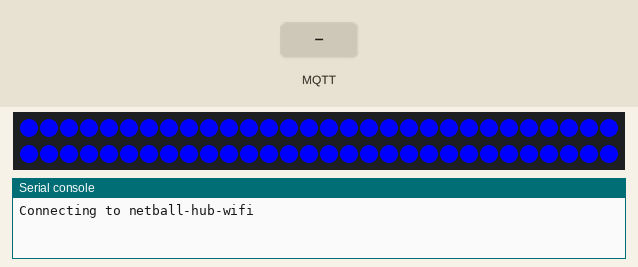
This program was run on a simulated ESP32 board running MicroPython. Parts: 60 RGB LEDs in strip order, left to right, continuing on the next row, the last lines printed to the serial console. The inputs (shaded band) are chosen by the test bench. WiFi joins after 1.5 s; random numbers come from a fixed seed; no MQTT or app messages arrive unless stated.

Above: at 1.6 s.
At 4.1 s:
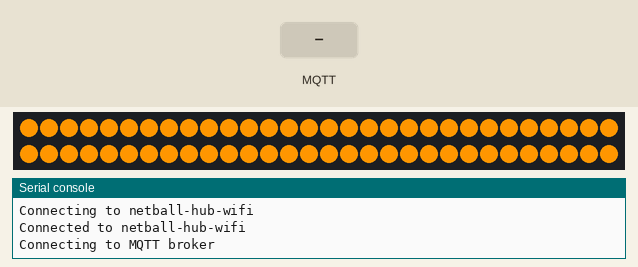
At 16.8 s:
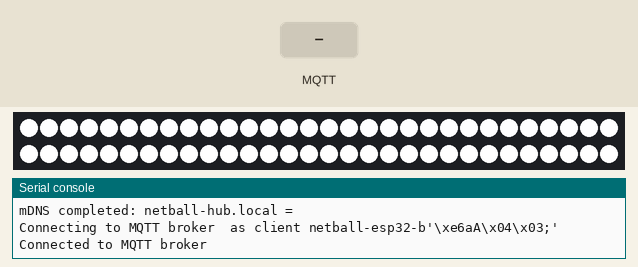
18.3 s: MQTT message "all" arrives on the first subscribed topic
19.8 s: MQTT message ".local" arrives on the first subscribed topic
21.3 s: MQTT message "blue" arrives on the first subscribed topic
Timing chart, 0 to 24.3 s (numbered marks = the images above; inputs shaded):
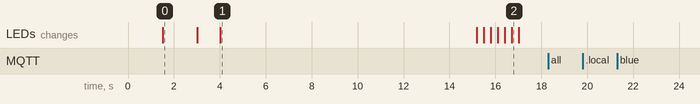

The program:

main.py
```python
import machine
import neopixel
import network
import time
import random

from minimalmdns import mdnshostnametoipnumber
from umqtt.robust import MQTTClient


number_of_leds = 60

wifi_ssid = 'netball-hub-wifi'
wifi_password = 'bubblino'
mqtt_broker_hostname = 'netball-hub.local'
mqtt_client_name = "{}{}".format('netball-esp32-', machine.unique_id())
mqtt_topic_base = "netball/"

channels = [
    "red",
    "green",
    "blue",
    "white",
    "sparkle",
]

state = {
    "red": 0,
    "green": 0,
    "blue": 0,
    "white": 0,
    "sparkle": 0,
}


# Set up neopixel string.
np = neopixel.NeoPixel(
    machine.Pin(4),
    number_of_leds,
    bpp=4
)


# The callback that handles MQTT messages.
def mqtt_message_callback(topic, msg):
    topic = topic.decode('utf-8')
    msg = msg.decode('utf-8').strip()
    print("MQTT message:", topic, msg)

    if topic.startswith(mqtt_topic_base):
        # Remove the mqtt_topic_base from the start of the topic,
        # leaving only the subtopic (eg: "red", "sparkle", or "all")
        channel = topic[len(mqtt_topic_base):]

        # A single channel/colour pair.
        if channel in channels:
            state[channel] = int(msg)

        # A request to change all channels at once.
        elif channel == 'all':
            values = msg.split()
            output = [0, 0, 0, 0, 0]
            # If only one colour provided, repeat that across red, green,
            # and blue channels (leaving white and sparkle empty).
            if len(values) == 1:
                values = values * 3
            for i, value in enumerate(values):
                output[i] = int(value)
            for i, key in enumerate(channels):
                state[key] = output[i]


# Magic.
def update_leds():
    for x in range(0, number_of_leds):
        if sparkling(state["sparkle"]):
            np[x] = (
                255,
                255,
                255,
                255,
            )
        else:
            np[x] = (
                state["red"],
                state["green"],
                state["blue"],
                state["white"],
            )

    np.write()


# Less or more likely to return True, based on the sparkle_chance.
# sparkle_chance of 0 means 0% chance of returning True.
# sparkle_chance of 255 means 100% chance of returning True.
def sparkling(sparkle_chance):
    return sparkle_chance > 0 and sparkle_chance >= random.randint(1, 256)


# Set all LEDs to the same colour. Useful for debugging.
def fill_all_leds(r, g, b, w):
    for x in range(0, number_of_leds):
        np[x] = (r, g, b, w)
    np.write()


# Clear LEDs before we start.
fill_all_leds(0, 0, 0, 0)


# Wait a little bit before we turn on wifi.
time.sleep(1.5)
wifi = network.WLAN(network.STA_IF)
wifi.active(True)


print("Connecting to", wifi_ssid)
fill_all_leds(0, 0, 255, 0) # blue


# Connect to the specified wifi network.
wifi.connect(wifi_ssid, wifi_password)
while not wifi.isconnected():
    time.sleep(0.1)


print("Connected to", wifi_ssid)
fill_all_leds(0, 255, 0, 0) # green
time.sleep(1)


print("Connecting to MQTT broker")
fill_all_leds(255, 150, 0, 0) # yellow
time.sleep(2)


# Find out the IP address of the MQTT broker.
if mqtt_broker_hostname[-6:] == ".local":
    print("Looking up MQTT broker IP address")
    mqtt_broker_ip = mdnshostnametoipnumber(wifi, mqtt_broker_hostname)
    print("mDNS completed:", mqtt_broker_hostname, "=", mqtt_broker_ip)
else:
    mqtt_broker_ip = mqtt_broker_hostname


# Connect to MQTT broker.
client = MQTTClient(mqtt_client_name, mqtt_broker_ip, 1883)
print("Connecting to MQTT broker", mqtt_broker_ip, "as client", mqtt_client_name)
for i in range(100):
    try:
        client.connect()
        break
    except OSError as e:
        print(e)
        fill_all_leds(255, 0, 0, 0)


print("Connected to MQTT broker", mqtt_broker_ip)
for i in range(0, 3):
    fill_all_leds(0, 0, 0, 0)
    time.sleep(0.3)
    fill_all_leds(0, 0, 0, 255)
    time.sleep(0.3)


# Reset LEDs again, ready for normal operation.
fill_all_leds(0, 0, 0, 0)


# Listen for MQTT messages.
client.set_callback(mqtt_message_callback)
client.subscribe( "{}#".format(mqtt_topic_base) )


while True:
    client.check_msg()
    update_leds()
    time.sleep_ms(25)
```

minimalmdns.py
```python
import socket, select, time, ustruct

def createmdnsrequestpacket(name):
    q = bytearray(b'\x00\x01\x00\x00\x00\x01\x00\x00\x00\x00\x00\x00')
    for x in name.encode().split(b"."):
        q.append(len(x))
        q.extend(x)
    q.extend(b"\x00\x00\x01\x00\x01")
    return q

def extractpackedname(buf, o):
    names = [ ]
    while buf[o] != 0:
        if buf[o] & 0xc0:
            o = ustruct.unpack_from("!H", buf, o)[0] & 0x3FFF
        else:
            names.append(bytes(buf[o+1:o+1+buf[o]]))
            o += 1+buf[o]
    return b".".join(names).decode()

def lenpackedname(buf, o):
    i = 0
    while (buf[o+i] != 0) and ((buf[o+i] & 0xc0) != 0xc0):
        i += 1 + buf[o+i]
    return i + (1 if buf[o+i] == 0 else 2)

def decoderesponsepacket(name, buf):
    hostipnumber = ''
    try:
        pkt_id, flags, qst_count, ans_count = ustruct.unpack_from("!HHHH", buf)
        o = 12
        for i in range(qst_count):
            o += lenpackedname(buf, o) + 4
        for i in range(ans_count):
            l = lenpackedname(buf, o)
            if name == extractpackedname(buf, o):
                hostipnumber = ".".join(map(str, buf[o+l+10:o+l+14]))
            o += 10 + l + ustruct.unpack_from("!H", buf, o+l+8)[0]
    except IndexError:
        print("Index error processing packet; probably malformed data")
    return hostipnumber

def mdnshostnametoipnumber(si, name):
    MDNS_ADDR = '224.0.0.251'
    MDNS_PORT = const(5353)

    ipnumber = si.ifconfig()[0]
    sock = socket.socket(socket.AF_INET, socket.SOCK_DGRAM)
    sock.setsockopt(socket.SOL_SOCKET, socket.SO_REUSEADDR, 1)
    member_info = bytes(tuple(map(int, MDNS_ADDR.split("."))) + tuple(map(int, ipnumber.split("."))))
    sock.setsockopt(socket.IPPROTO_IP, socket.IP_ADD_MEMBERSHIP, member_info)

    for i in range(9):
        q = createmdnsrequestpacket(name)
        try:
            sock.sendto(q, (MDNS_ADDR, MDNS_PORT))
        except OSError as e:
            print(e)
            time.sleep(1)
        rr = select.select([sock], [], [], 1)[0]
        while rr:
            buf, addr = sock.recvfrom(250)
            if addr[0] != ipnumber:
                hostipnumber = decoderesponsepacket(name, buf)
                if hostipnumber:
                    return hostipnumber
            rr = select.select([sock], [], [], 0)[0]
    return ''


# to use:
# import network, time
# si = network.WLAN(network.STA_IF) # create access-point interface
# si.active(True)         # activate the interface
# si.connect("ssid", "password")
# while not si.isconnected():
#     time.sleep(0.1)
#from minimalmdns import mdnshostnametoipnumber
#hostname = "mqtt.local"
#hostipnumber = mdnshostnametoipnumber(si, hostname)
#print(hostname, hostipnumber)

# example string sent to router:
#  'b\x00\x01\x00\x00\x00\x01\x00\x00\x00\x00\x00\x00\x04mqtt\x05local\x00\x00\x01\x00\x01'
# example string received from router:
#  b'\x00\x01\x84\x00\x00\x01\x00\x01\x00\x00\x00\x00\x04mqtt\x05local\x00\x00\x01\x00\x01\xc0\x0c\x00\x01\x00\x01\x00\x00\x00\n\x00\x04\n\x00\x1e\xc2'
```

Measured:
- what the display in image 0 shows lasts 1.5 s, from 1.5 s to 3.0 s
- what the display in image 1 shows lasts 11.2 s, from 4.0 s to 15.2 s
